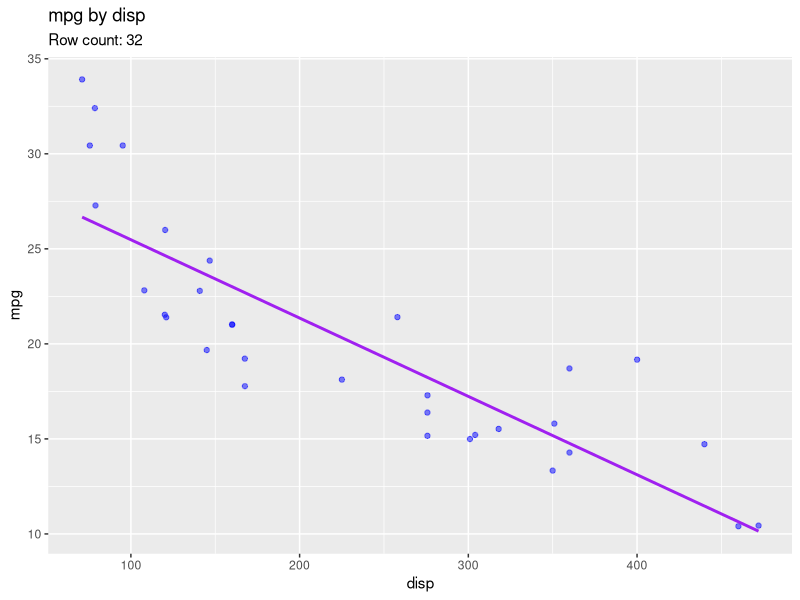
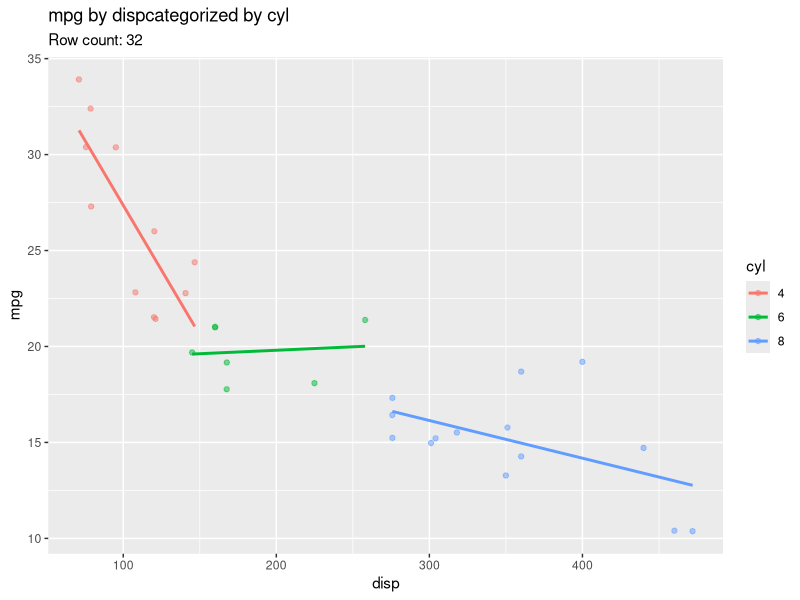
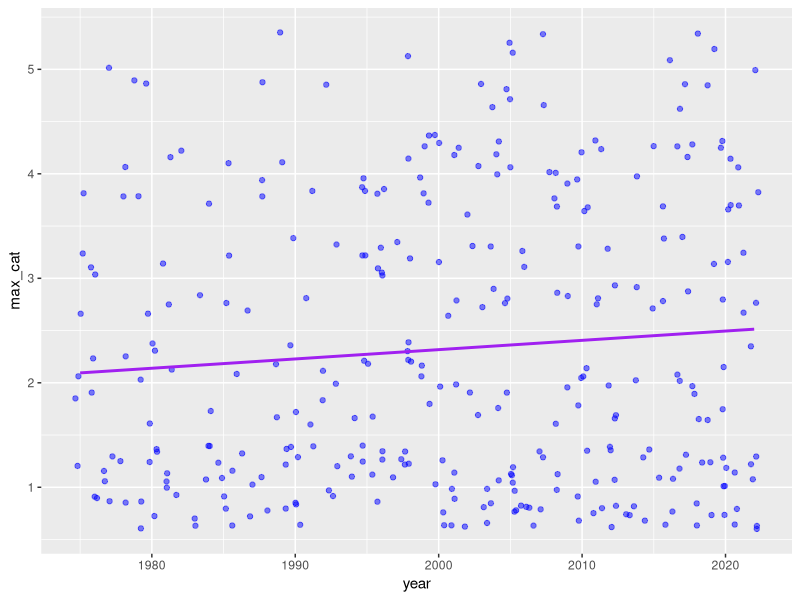
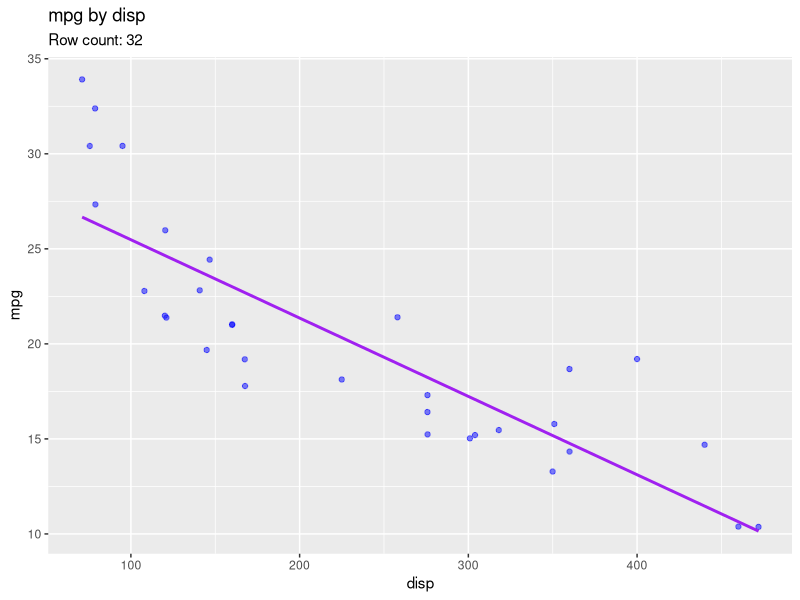
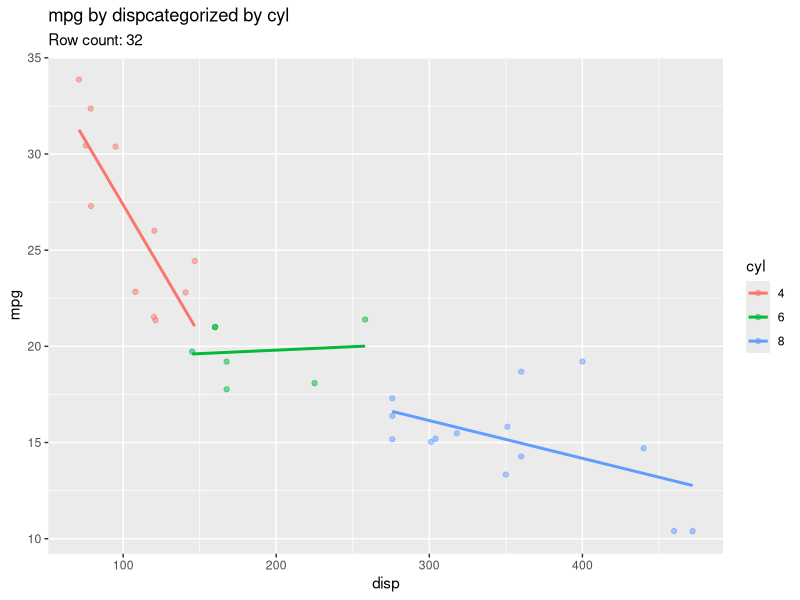

Write R code to recreate these figures, in order.
# Data Analysis Essentials
# Lesson 5 - Creation Functions for Exploratory Data Analysis
# Date: 12/08/2019

# Load Packages ----------------------------------------------------------------
library(stringr) # stringr
library(tidyverse) # tidyverse

# Write functions to create and save consistent plots --------------------------

# plot_save: function to name and save plots
plot_save <- function(filename) {
  filename %>% ggsave()
}

# gg_explore: create consistant scatterplots with variables mapped to the x and 
# y axes


# Define input variables and default parameters 
gg_explore <- function(data, x_col, y_col,
                       param_title = str_c(y_col, " by ", x_col),
                       param_subtitle = str_c("Row count: ", data %>% nrow()),
                       param_alpha = 0.5,
                       param_method = "lm",
                       param_se = FALSE,
                       param_line_color = "purple",
                       param_dot_color = "blue") {
  
  # Generate an exploratory plot and save it to the environment as "plt"
  plt <- data %>%
    ggplot(mapping = aes_string(x = x_col, y = y_col)) +
    geom_jitter(alpha = param_alpha, color = param_dot_color) + 
    geom_smooth(method = param_method, se = param_se, color = param_line_color) +
    ggtitle(param_title, subtitle = param_subtitle) 
  
  # Display the Plot
  plt %>% print()
  
  # save plot to file
  str_c(x_col, "vs", y_col, ".png") %>% plot_save()
}


# gg_explore_color: create consistant scatterplots with variables mapped to the
# x and y axes and to color

# Define input variables and default parameters 
gg_explore_color <- function(data, x_col, y_col, z_col,
                       param_title = str_c(y_col, " by ", x_col, 
                                           "categorized by ", z_col),
                       param_subtitle = str_c("Row count: ", data %>% nrow()),
                       param_alpha = 0.5,
                       param_method = "lm",
                       param_se = FALSE) {
  
  # Generate an exploratory plot and save it to the environment as "plt"
  plt <- data %>%
    ggplot(mapping = aes_string(x = x_col, y = y_col, color = z_col)) +
    geom_jitter(alpha = param_alpha) + 
    geom_smooth(method = param_method, se = param_se) +
    ggtitle(param_title, subtitle = param_subtitle) 
  
  # Display the Plot
  plt %>% print()
  
  # save plot to file
  str_c(x_col, "vs", y_col, "cat_by ", z_col, ".png") %>% plot_save()
}
  

# Test the functions using the mtcars dataset ----------------------------------

df_mtcars <- mtcars %>%
  mutate(cyl = as.factor(cyl),
         gear = as.factor(gear))

gg_explore(df_mtcars, "disp", "mpg")
gg_explore_color(df_mtcars, "disp", "mpg", "cyl")


# Explore the Data -------------------------------------------------------------

# glimpse()
storms %>% glimpse()
?storms

# head() & tail()
head(storms, 10)
tail(storms, 10)

# Display help on dataset
?storms


# Process the data -------------------------------------------------------------

# Save the dataframe as df_storms, removing columns that will not be used,
# coercing data types.  Filter to include only hurricanes

df_hurricane <- storms %>%
  select(-(12:13)) %>%
  filter(status == "hurricane") %>%
  mutate(year = as.integer(year),
         month = as.integer(month),
         hour = as.integer(hour))

# collapse the date & time variables into a single column
df_hurricane <- df_hurricane %>% 
  mutate(obs_date = str_c(month, "-", day, "-", year),
         obs_time = str_c(as.character(hour), ":00"),
         obs_datetime = lubridate::mdy_hm(str_c(obs_date, "-", obs_time))) %>%
  select(name, obs_datetime, year, month, lat, long, category)


# group_by and summarize -------------------------------------------------------

# group by year and name, creating a single observation for each hurricane
# Note: Storms that occured over Dec 31/Jan 1 will have two observations,
# one in each year

df_hurricane_summary <- df_hurricane %>%
  group_by(year, name) %>%
  summarize(start = min(obs_datetime), end = max(obs_datetime),
            n_most_lat = max(lat), s_most_lat = min(lat), 
            max_cat = max(category)) %>%
  mutate(length = (end - start)/lubridate::ddays(1),
         start_mo = lubridate::month(start, label = TRUE),
         end_mo = lubridate::month(end, label = TRUE))

# explore the summary table for df_hurricane_summary
df_hurricane_summary %>% 
  glimpse() %>%
  head(10)

tail(df_hurricane_summary, 10)


df_hurricane_summary %>% ggplot(mapping = aes(x = year, y = max_cat)) +
  geom_jitter(alpha = 0.5, color = "blue") + 
  geom_smooth(method = "lm", se = FALSE, color = "purple") #+
#labs(param_title, subtitle = param_subtitle) 